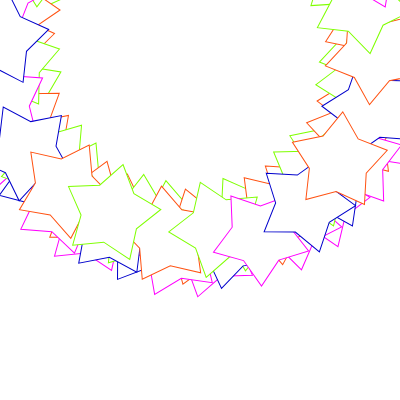
Frame 1 (no input)
Frame 60 (no input): identical to frame 1, image omitted
Frame 120 (the mouse pressed at the canvas centre since frame 60): identical to frame 1, image omitted

The p5.js sketch that drew this single still picture (run headless with seeded random() and noise() and a simulated clock; from frame 60 on, the mouse is pressed at the canvas centre):

// p5.js sketch
// ── sketch.js
let pale = ['#FF00FF','#0000CC','#FF5212','#7FFF00']
function setup() {
  createCanvas(400, 400);
}

function draw() {
  background(255);
  for(let sk = 0; sk<100; sk++){
  translate(width*0.8,height*0.5);
    rotate(10);
    skk = sk % 4
    stroke(pale[skk]);
    star(5*skk,5*skk,30,50,5);
  }
}

function star(x, y, radius1, radius2, npoints) {
  let angle = TWO_PI / npoints;
  let halfAngle = angle / 2.0;
  beginShape();
  for (let a = 0; a < TWO_PI; a += angle) {
    let sx = x + cos(a) * radius2;
    let sy = y + sin(a) * radius2;
    vertex(sx, sy);
    sx = x + cos(a + halfAngle) * radius1;
    sy = y + sin(a + halfAngle) * radius1;
    vertex(sx, sy);
  }
  endShape(CLOSE);}
